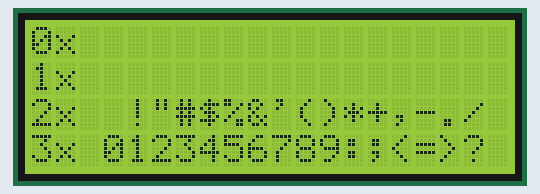
Bench run of a sketch on a simulated ESP32. Shown: 20×4 character LCD.

Above: at 0.2 s.
At 10.5 s:
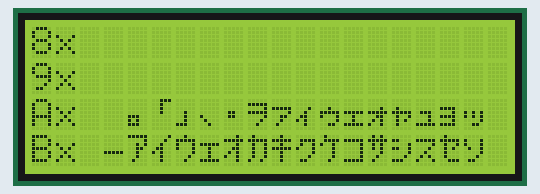
At 25.9 s:
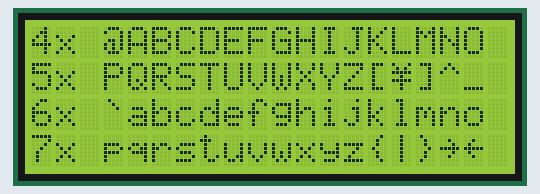
At 36.1 s:
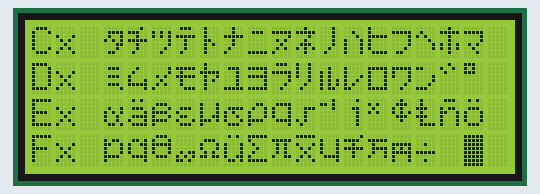

Measured:
- what the display in image 1 shows lasts 5.1 s, from 10.5 s to 15.6 s

The sketch:

charmap_dump.ino
```cpp
/*
  Дампер знакогенератора LCD2004 (HD44780/KS0066).
  Показывает все коды 0x00..0xFF страницами по 64 символа.
  Каждая строка: слева HEX старшего полубайта, дальше 16 символов
  (младший полубайт 0..F слева направо).

  Пример чтения: буква в строке "Ax" на 5-й позиции (lo=5) -> код 0xA5.

  Пины I2C и адрес — как в основном проекте. Поправь при необходимости.
*/
#include <Wire.h>
#include <LiquidCrystal_I2C.h>

#define PIN_SDA  17
#define PIN_SCL  18
#define LCD_ADDR 0x27

LiquidCrystal_I2C lcd(LCD_ADDR, 20, 4);

void setup() {
  Wire.begin(PIN_SDA, PIN_SCL);
  lcd.init();        // если ругнётся — замени на lcd.begin()
  lcd.backlight();
}

void loop() {
  for (uint8_t page = 0; page < 4; page++) {   // 4 страницы по 4 строки
    lcd.clear();
    for (uint8_t row = 0; row < 4; row++) {
      uint8_t hi = page * 4 + row;             // старший полубайт 0..F
      lcd.setCursor(0, row);
      lcd.print(hi, HEX);
      lcd.print("x");
      for (uint8_t lo = 0; lo < 16; lo++) {    // младший полубайт 0..F
        lcd.setCursor(3 + lo, row);
        lcd.write((uint8_t)((hi << 4) | lo));  // сам символ с этим кодом
      }
    }
    delay(5000);     // 5 секунд на страницу — успеть сфотать
  }
}
```
